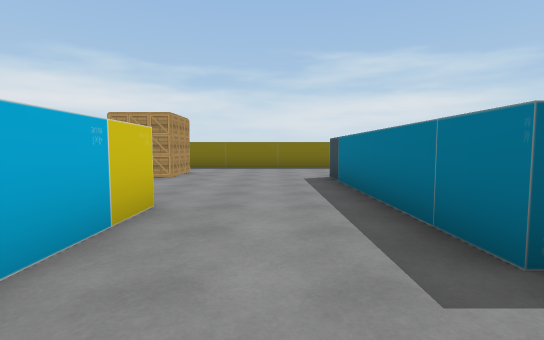
view 1 (above)

20 first-person views from a walk through a Unity game level. The camera is 1.3 m above the floor, tilts 4° down and sees 85° across. The floor is counted in squares, 2 m on a side. Each view is taken from the middle of a square. On the plan, view 1 faces up. The plan holds only what a view shows up to about 9 squares ahead; the rest is blank. The player is left out. Some surface patterns are stand-ins.

view 2
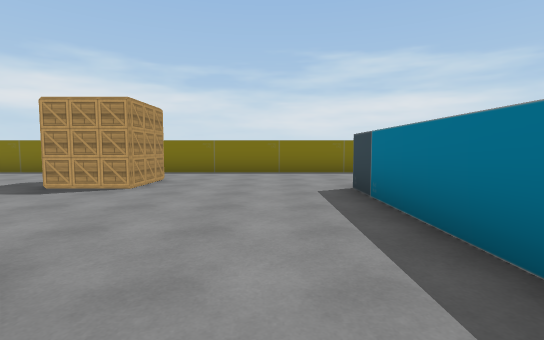

view 3
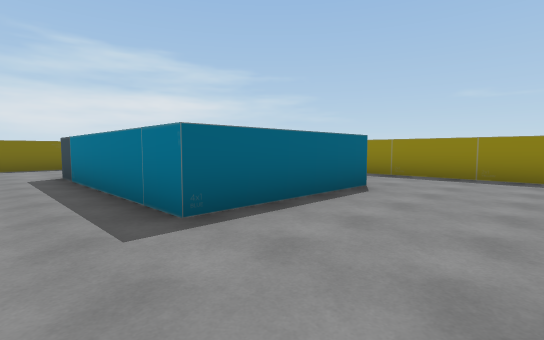

view 4
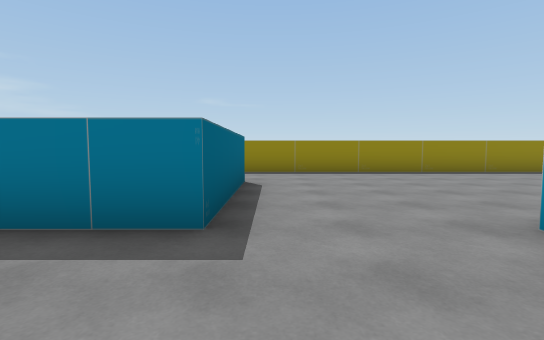

view 5
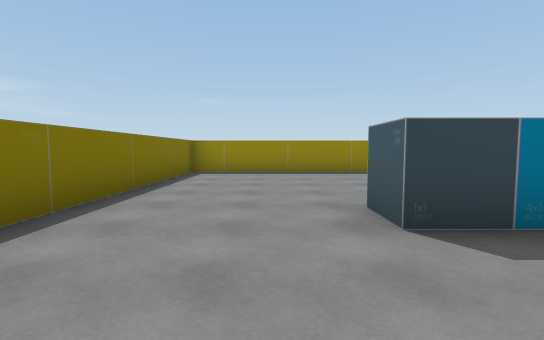

view 6
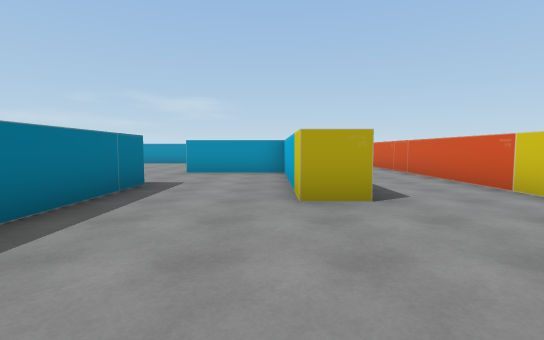

view 7
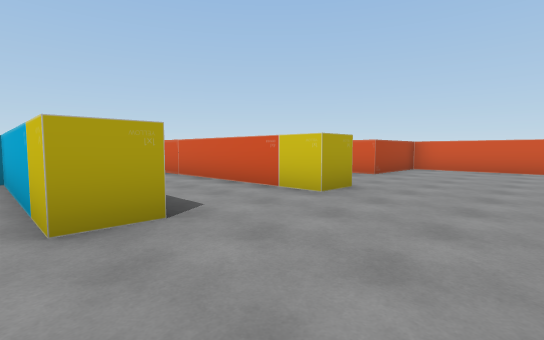

view 8
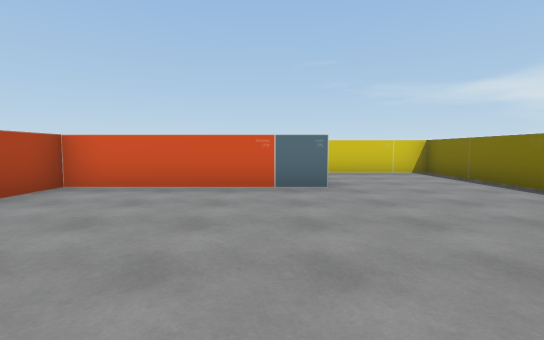

view 9
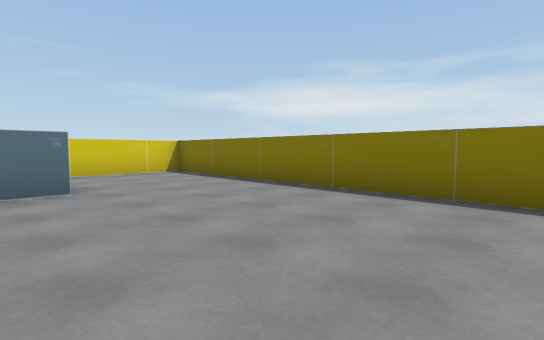

view 10
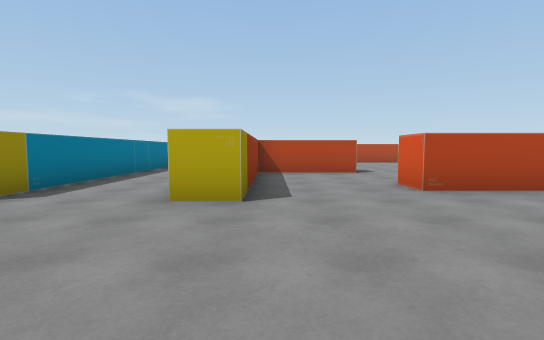

view 11
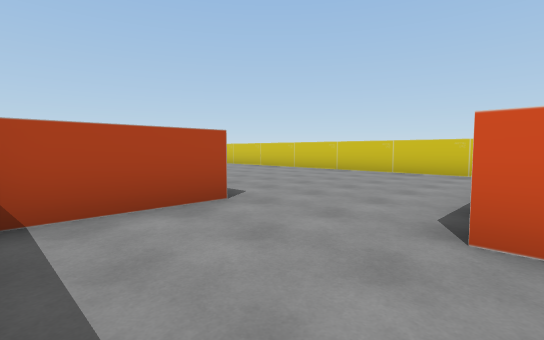

view 12
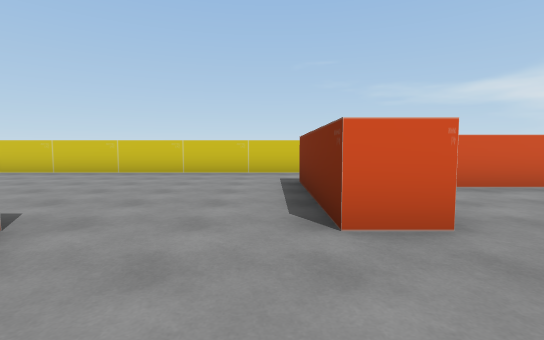

view 13
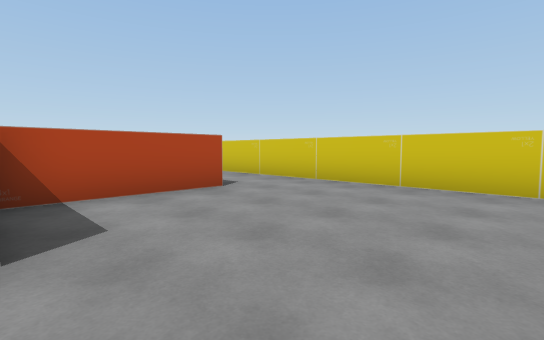

view 14
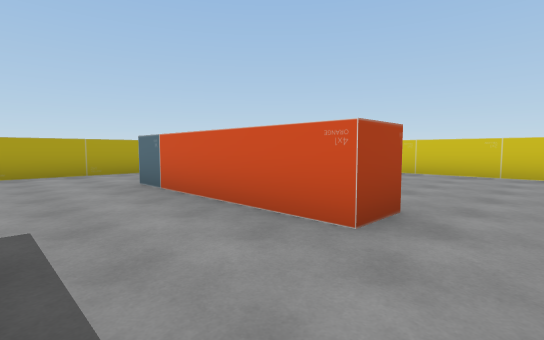

view 15
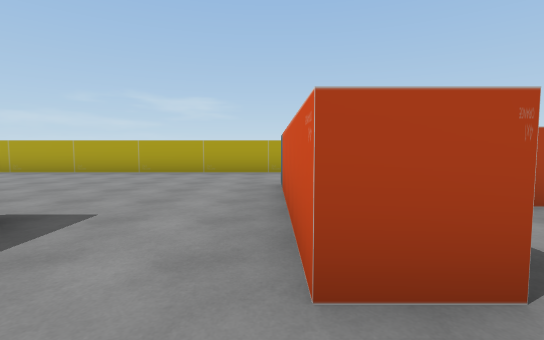

view 16
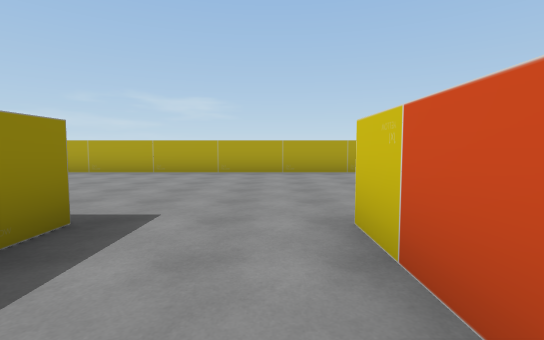

view 17
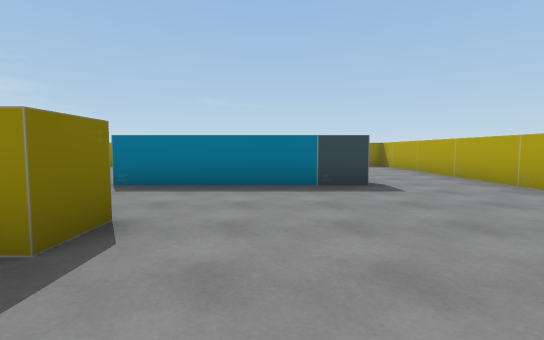

view 18
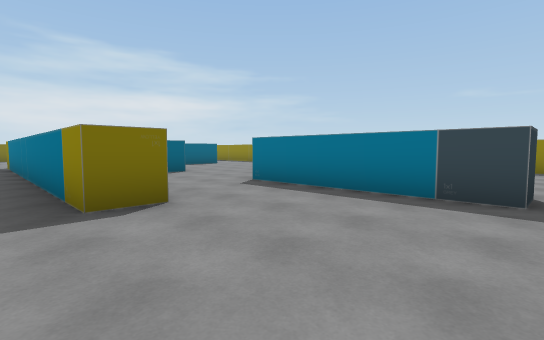

view 19
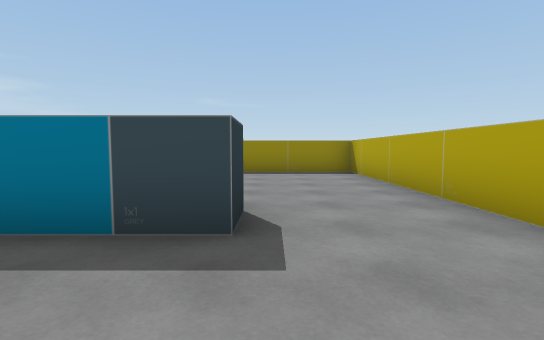

view 20
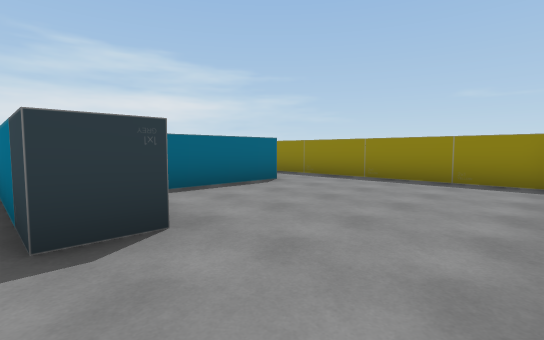

### Floor plan
Points are (right, up) in squares from view 1. A wall is a line through its corners. A room is listed if a view was taken in it or the views show most of it. See-through windows are left out.
Room 1 (views 1, 2, 3, 4, 5, 6, 7, 8, 9, 10, 11, 12, 13, 14, 15, 16, 17, 18, 19, 20)
walls: (-5.6, -0.8) (-5.6, 2.5); (-4.7, 2.5) (-4.7, -2); (-1.3, 2.5) (-1.3, -1.1) (1.4, -1.1); (-4.7, -4.8) (-4.7, -5.5); (1.4, -2.1) (0.8, -2.1); (-2.2, -5.6) (-2.2, 2.5); (-8.4, -1.1) (-5.6, -1.1); (-9.1, -5.2) (-8.3, -5.2) (-8.3, -8.5); (5, 1.5) (1.4, 1.5) (1.4, 6.1); (1.4, -8.6) (1.4, -5.1); (-11, 6.1) (-11, 2.5) (-8.3, 2.5) (-8.3, 1.5) (-11.9, 1.5); (5.8, -7.5) (3.1, -7.5); (-12.1, -7.3) (-9.1, -7.3); (-14.2, 1.9) (-14.2, -10.2); (-6.1, 10.3) (-14.2, 10.3) (-14.2, 7.5); (7.4, 5.2) (7.4, 10.3) (-3, 10.3); (-9.2, -12.3) (7.4, -12.3) (7.4, 2.9)
objects: other object (-11, 7); other object (-9, -9); other object (-5, -6); other object (-5, 3); crate (-3, 7) to (-3, 8); other object (-2, -6); other object (-2, 3); other object (2, -9); other object (2, 7)

Where each view was taken, in squares from view 1:
view 1: 0 up, 0 right, facing up
view 2: 2 up, 0 right, facing up
view 3: 1 down, 0 right, facing up-right
view 4: 1 up, 1 left, facing right
view 5: 8 up, 1 left, facing right
view 6: 7 up, 1 left, facing down
view 7: 6 up, 1 left, facing down-left
view 8: 6 up, 6 left, facing left
view 9: 6 up, 6 left, facing up-left
view 10: 7 up, 6 left, facing down
view 11: 2 up, 6 left, facing down-left
view 12: 1 up, 6 left, facing left
view 13: 3 down, 9 left, facing down-left
view 14: 4 down, 6 left, facing down-left
view 15: 4 down, 8 left, facing down
view 16: 4 down, 4 left, facing down
view 17: 8 down, 4 left, facing right
view 18: 10 down, 3 left, facing up-right
view 19: 10 down, 1 left, facing right
view 20: 12 down, 1 right, facing up-right
